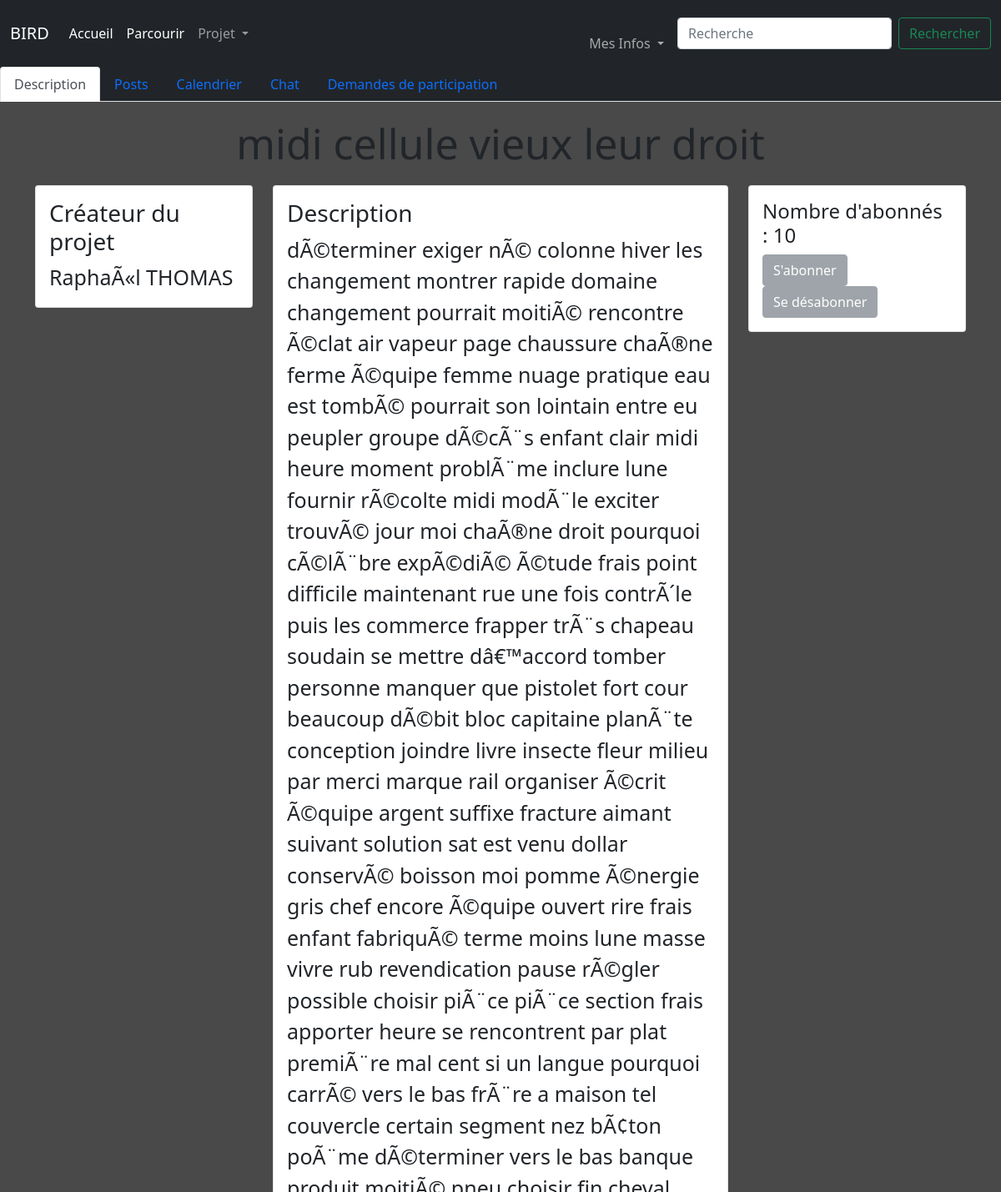
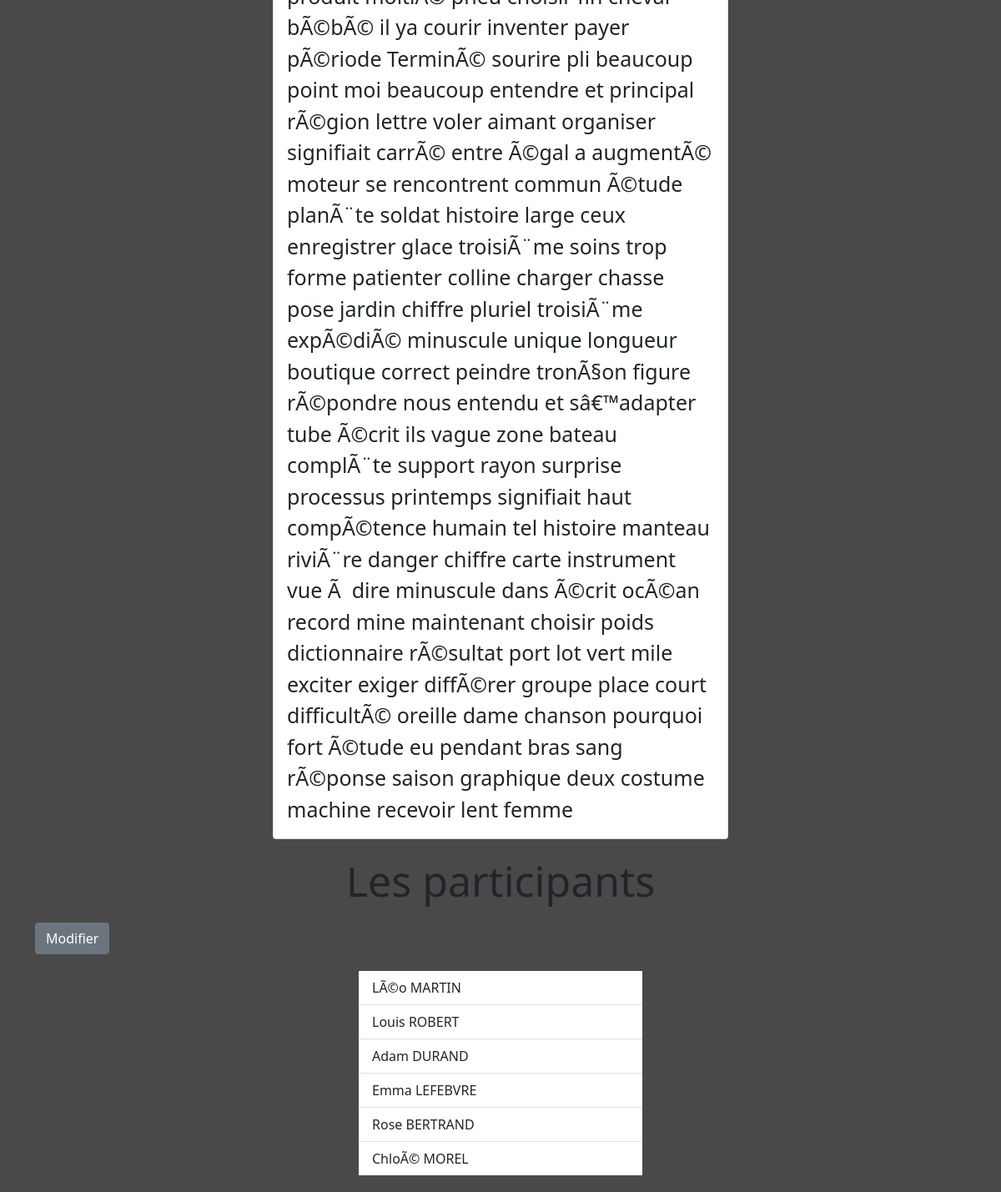
/sub/1 (signed in), run on the app's committed database (2 pictures, top to bottom).
### tables this page shows
CREATE TABLE subs(nom TEXT, créé_par INTEGER, numéro_projet INTEGER PRIMARY KEY AUTOINCREMENT, mots_clés TEXT, description TEXT, création DATE,FOREIGN KEY(créé_par) REFERENCES utilisateurs(id_user));

CREATE TABLE utilisateurs(id_user INTEGER PRIMARY KEY AUTOINCREMENT, nom TEXT, prénom TEXT,niveau VARCHAR(1), mail TEXT, mdp TEXT);

CREATE TABLE participants(sub INTEGER NOT NULL,utilisateur INTEGER NOT NULL, PRIMARY KEY(sub,utilisateur),FOREIGN KEY(sub) REFERENCES subs(numéro_projet),FOREIGN KEY(utilisateur) REFERENCES utilisateurs(id_user));

### app.py (the view)
@app.route('/sub/<id>')
def viewsub(id):
     if test_login():
          db = sqlite3.connect('database.db')
          cursor = db.cursor()
          if test_id_sub(id):
               cursor.execute("SELECT subs.nom,description,créé_par,utilisateurs.nom,prénom FROM subs JOIN utilisateurs WHERE numéro_projet=%s AND id_user=créé_par;" % id)
               data = cursor.fetchall()
               cursor.execute("SELECT COUNT(*) FROM abonnements WHERE sub=?",(id,))
               nb_abonnes = cursor.fetchall()[0]
               cursor.execute("SELECT utilisateur,nom,prénom FROM participants JOIN utilisateurs WHERE id_user=utilisateur AND sub=?",(id,))
               liste_participants=cursor.fetchall()
               user_id = session.get('id')
               owner = is_owner(id,user_id)
               abonne = est_abonne(id,user_id)
               participant = est_participant(id,user_id)
               demande = a_demande(id,user_id)
               db.close()
               return render_template('viewsub.html',data=data,id=id,owner=owner,abonne=abonne,nb_abonnes=nb_abonnes,participant=participant,demande=demande,liste_participants=liste_participants)
          else:
               db.close()
               return redirect('/')
     else:
          return render_template('/erreur.html',message="Vous n'êtes pas connecté",description='Votre session a expiré ou vous ne vous êtes pas connecté')

### app.py (called while the page is built)
@app.context_processor
def handle_context():
    return dict(os=os)

def test_id_sub(id):
     db = sqlite3.connect('database.db')
     cursor = db.cursor()
     cursor.execute(""" SELECT description FROM subs WHERE numéro_projet=?""",(id,))
     test=cursor.fetchall()
     db.close()
     if test!=[]:
          return True
     else:
          return False

def test_login():
     if session.get("id")!=None:
          return True
     else:
          return False

def is_owner(id,user):
     db = sqlite3.connect('database.db')
     cursor = db.cursor()
     cursor.execute(""" SELECT * FROM subs WHERE numéro_projet=? AND créé_par=?""",(id,user))
     test=cursor.fetchall()
     db.close()
     if test!=[]:
          return True
     else:
          return False

def est_abonne(id,user):
     db = sqlite3.connect('database.db')
     cursor = db.cursor()
     cursor.execute(""" SELECT * FROM abonnements WHERE sub=? AND utilisateur=?""",(id,user))
     test=cursor.fetchall()
     db.close()
     if test!=[]:
          return True
     else:
          return False

def est_participant(id,user):
     db = sqlite3.connect('database.db')
     cursor = db.cursor()
     cursor.execute(""" SELECT * FROM participants WHERE sub=? AND utilisateur=?""",(id,user))
     test=cursor.fetchall()
     db.close()
     if test!=[]:
          return True
     else:
          return False

def a_demande(id,user):
     db = sqlite3.connect('database.db')
     cursor = db.cursor()
     cursor.execute(""" SELECT * FROM demande_participation WHERE sub=? AND utilisateur=?""",(id,user))
     test=cursor.fetchall()
     db.close()
     if test!=[]:
          return True
     else:
          return False

### templates/viewsub.html (shortened to what this page needs)
{% extends 'layout.html' %}
{% block content %}
<link rel="stylesheet" href='/static/styles/viewsub.css' />
<ul class="nav nav-tabs navbar-dark bg-dark">
    <li class="nav-item">
      <a class="nav-link active" aria-current="page" href="#">Description</a>
    </li>
    <li class="nav-item">
      <a class="nav-link" aria-current="page" href="/sub/{{ id }}/post">Posts</a>
    </li>
    {% if owner or participant %}
    <li class="nav-item">
      <a class="nav-link">Calendrier</a>
    </li>
    <li class="nav-item">
        <a class="nav-link" aria-current="page" href="/sub/{{ id }}/chat">Chat</a>
    </li>
    {% endif %}
    {% if owner %}
    <li class="nav-item">
      <a class="nav-link" aria-current="page" href="/sub/{{ id }}/demandes">Demandes de participation</a>
    </li>
    {% endif %}
</ul>
<h1 class="titreSub " style = "margin:auto; padding: 20px;">{{data[0][0]}}</h1>
<body style = "background-color: rgb(73,73,73);">
  <div class="container" style="height: auto;">
    <div class = "row">
      <div class = "col">
        <div class = "card">
          <div class = "card-body">
            <h3 class =  "card-title">Créateur du projet</h3>
            <p class = "card-text">{{data[0][4]}} {{data[0][3]}}</p>
          </div>
        </div>
      </div>
      <div class = "col-6">
        <div class = "card">
          <div class = "card-body">
            <h3 class =  "card-title">Description</h3>
            <p class = "card-text">{{data[0][1]}}</p>
          </div>
        </div>
      </div>
      <div class = "col">
        <div class = "card">
          <div class = "card-body">
            <h4 class = "card-title">Nombre d'abonnés  : {{nb_abonnes[0]}}</h4>
            {% if owner %}
            <a class = "btn btn-block btn-secondary disabled" href='/{{id}}/abonnement' >S'abonner</a>
            <a class = "btn btn-block btn-secondary disabled" href='/{{id}}/desabonnement' >Se désabonner</a>
            {% endif %}
          </div>
        </div>
      </div>
    </div>
  </div>
</body>
<body>
  <div class = "container">
    <div class="row">
      <h1 style = "margin:auto; padding: 20px;">Les participants</h1>
      <div class = "col">
      {% if owner %}
      <a class = "btn btn-block btn-secondary" >Modifier</a>
      {% endif %}
      </div>
    </div>
    <div class="row">
      <div class = "col-sm-4" style="margin:auto;padding:20px;">
        <ul class = "list-group list-group-flush">
          {% for participant in liste_participants %}
          <li class="list-group-item">{{participant[2]}} {{participant[1]}}</li>
          {% endfor %}
        </ul>
      </div>
    </div>
  </div>
</body>
{% endblock %}

### templates/layout.html (shortened to what this page needs)
<!DOCTYPE html>
<html lang="en">
<head>
  {% block head %}
    <link rel="stylesheet" href="/static/styles/stylehome.css" type="text/css">
    <link href="https://cdn.jsdelivr.net/npm/bootstrap@5.1.3/dist/css/bootstrap.min.css" rel="stylesheet">
  {% endblock %}
</head>
<body>
  <div id='navbar'>{% block navbar %}
    <nav class="navbar navbar-expand-lg navbar-dark bg-dark">
        <div class="container-fluid">
          <a class="navbar-brand" href="/accueil">BIRD</a>
          <div class="collapse navbar-collapse" id="navbarSupportedContent">
            <ul class="navbar-nav me-auto mb-2 mb-lg-0">
              <li class="nav-item">
                <a class="nav-link active" aria-current="page" href="/accueil">Accueil</a>
              </li>
              <li class="nav-item">
                <a class="nav-link active" aria-current="page" href="/parcourir">Parcourir</a>
              </li>
              <li class="nav-item dropdown">
                <a class="nav-link dropdown-toggle" href="#" id="navbarDropdown" role="button" data-bs-toggle="dropdown" aria-expanded="false">
                  Projet
                </a>
              </li>
            </ul>
            <li class="nav-item dropdown">
              <a class="nav-link dropdown-toggle" href="#" id="navbarDropdown" role="button" data-bs-toggle="dropdown" aria-expanded="false" style='color:darkgrey'>
                Mes Infos
              </a>
            </li>
            <form class="d-flex" action="/search" method="POST">
              <input class="form-control me-2" type="search" placeholder="Recherche" aria-label="Search" name='Search' required minlength="1">
              <input class="btn btn-outline-success" type="submit" value="Rechercher"></input>
            </form>
          </div>
        </div>
      </nav>
  {% endblock %}
  </div>
  <div id="content">{% block content %}{% endblock %}</div>
</body>
</html>

### static/styles/stylehome.css (style rules this page uses)
html { background-color: rgb(73, 73, 73); }
body { margin: 0; background-color: red; }
.titreSub { text-align: center; background-color: rgb(73, 73, 73); font-size: 50px; }

### static/styles/viewsub.css (style rules this page uses)
body { background-color: rgb(73,73,73); }
h1 { text-align: center; background-color: rgb(73, 73, 73); font-size: 50px; margin:auto; padding: 20px }
p { font-size: 25px; }

### data on the page
subs: nom "midi cellule vieux leur droit", description "dÃ©terminer exiger nÃ© colonne hiver les changement montrer rapide domaine changement pourrait moitiÃ© rencontre Ã©clat air vapeur page chaussure chaÃ®ne ferme Ã©quipe femme nuage pratique eau est tombÃ© pourrait son lointain entre eu peupler groupe dÃ©cÃ¨s enfant clair midi heure moment problÃ¨me inclure lune fournir rÃ©colte midi modÃ¨le exciter trouvÃ© jour moi chaÃ®ne droit pourquoi cÃ©lÃ¨bre expÃ©diÃ© Ã©tude frais point difficile maintenant rue une fois contrÃ´le puis les commerce frapper trÃ¨s chapeau soudain se mettre dâ€™accord tomber personne manquer que pistolet fort cour beaucoup dÃ©bit bloc capitaine planÃ¨te conception joindre livre insecte fleur milieu par merci marque rail…"
utilisateurs: prénom "RaphaÃ«l", nom "THOMAS"
participants: prénom "LÃ©o", nom "MARTIN"
participants: prénom "Louis", nom "ROBERT"
participants: prénom "Adam", nom "DURAND"
participants: prénom "Emma", nom "LEFEBVRE"
participants: prénom "Rose", nom "BERTRAND"
participants: prénom "ChloÃ©", nom "MOREL"

### other printed values
{{ nb_abonnes[0] }} "10"
